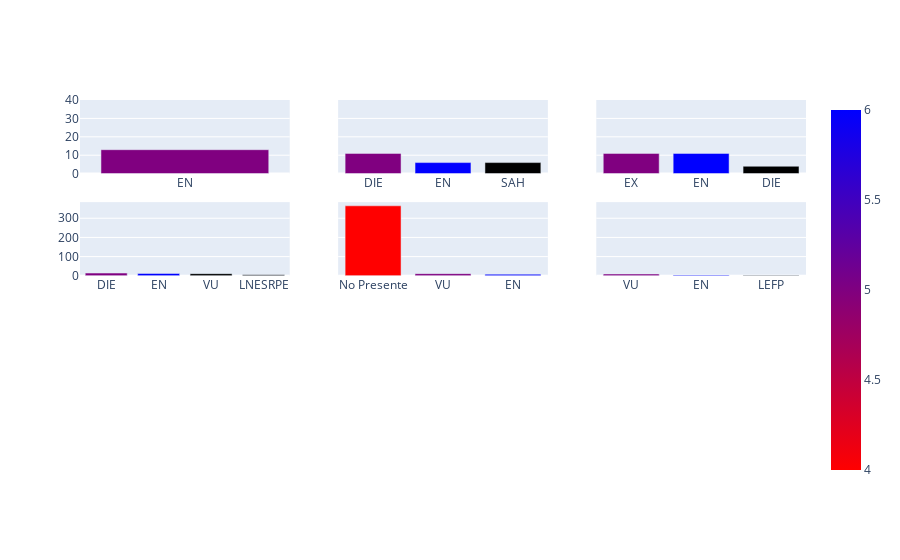

Notebook cell for this chart:
### Code cell
fig2 = make_subplots(rows=4, cols=3, shared_yaxes=True)

fig2.add_trace(go.Bar(x=df_final['GAL'].unique(), y=(df_final['GAL'].value_counts()),
                    marker=dict(color=[4, 5, 6], coloraxis="coloraxis")),
              1, 1)


fig2.add_trace(go.Bar(x=df_final['MAD'].unique(), y=(df_final['MAD'].value_counts()),
                    marker=dict(color=[4, 5, 6], coloraxis="coloraxis")),
              1, 2)

fig2.add_trace(go.Bar(x=df_final['MUR'].unique(), y=(df_final['MUR'].value_counts()),
                    marker=dict(color=[4, 5, 6], coloraxis="coloraxis")),
              1, 3)

fig2.add_trace(go.Bar(x=df_final['NAV'].unique(), y=(df_final['NAV'].value_counts()),
                    marker=dict(color=[4, 5, 6], coloraxis="coloraxis")),
              2, 1)


fig2.add_trace(go.Bar(x=df_final['RIO'].unique(), y=(df_final['RIO'].value_counts()),
                    marker=dict(color=[4, 5, 6], coloraxis="coloraxis")),
              2, 2)


fig2.add_trace(go.Bar(x=df_final['VAL'].unique(), y=(df_final['VAL'].value_counts()),
                    marker=dict(color=[4, 5, 6], coloraxis="coloraxis")),
               2, 3)
               
fig2.update_layout(coloraxis=dict(colorscale='Bluered_r'), showlegend=False)
fig2.show()

### Figure 1 — Plotly figure (JSON) as saved in the notebook; plotly's stock layout.template omitted (floating-point values rounded to 4 significant figures)
{"data": [{"marker": {"color": [4, 5, 6], "coloraxis": "coloraxis"}, "type": "bar", "x": [null, "EN", "VU"], "xaxis": "x", "y": [17, 13], "yaxis": "y"}, {"marker": {"color": [4, 5, 6], "coloraxis": "coloraxis"}, "type": "bar", "x": [null, "DIE", "EN", "SAH", "VU"], "xaxis": "x2", "y": [38, 11, 6, 6], "yaxis": "y2"}, {"marker": {"color": [4, 5, 6], "coloraxis": "coloraxis"}, "type": "bar", "x": [null, "EX", "EN", "DIE", "VU"], "xaxis": "x3", "y": [16, 11, 11, 4], "yaxis": "y3"}, {"marker": {"color": [4, 5, 6], "coloraxis": "coloraxis"}, "type": "bar", "x": [null, "DIE", "EN", "VU", "LNESRPE", "SAH"], "xaxis": "x4", "y": [45, 14, 12, 11, 5], "yaxis": "y4"}, {"marker": {"color": [4, 5, 6], "coloraxis": "coloraxis"}, "type": "bar", "x": ["No Presente", "VU", "EN"], "xaxis": "x5", "y": [365, 11, 8], "yaxis": "y5"}, {"marker": {"color": [4, 5, 6], "coloraxis": "coloraxis"}, "type": "bar", "x": [null, "VU", "EN", "LEFP", "TUTEL"], "xaxis": "x6", "y": [27, 9, 4, 2], "yaxis": "y6"}], "layout": {"coloraxis": {"colorscale": [[0, "rgb(255,0,0)"], [1, "rgb(0,0,255)"]]}, "showlegend": false, "xaxis": {"anchor": "y", "domain": [0, 0.2889]}, "xaxis10": {"anchor": "y10", "domain": [0, 0.2889]}, "xaxis11": {"anchor": "y11", "domain": [0.3556, 0.6444]}, "xaxis12": {"anchor": "y12", "domain": [0.7111, 1]}, "xaxis2": {"anchor": "y2", "domain": [0.3556, 0.6444]}, "xaxis3": {"anchor": "y3", "domain": [0.7111, 1]}, "xaxis4": {"anchor": "y4", "domain": [0, 0.2889]}, "xaxis5": {"anchor": "y5", "domain": [0.3556, 0.6444]}, "xaxis6": {"anchor": "y6", "domain": [0.7111, 1]}, "xaxis7": {"anchor": "y7", "domain": [0, 0.2889]}, "xaxis8": {"anchor": "y8", "domain": [0.3556, 0.6444]}, "xaxis9": {"anchor": "y9", "domain": [0.7111, 1]}, "yaxis": {"anchor": "x", "domain": [0.8063, 1]}, "yaxis10": {"anchor": "x10", "domain": [0, 0.1938]}, "yaxis11": {"anchor": "x11", "domain": [0, 0.1938], "matches": "y10", "showticklabels": false}, "yaxis12": {"anchor": "x12", "domain": [0, 0.1938], "matches": "y10", "showticklabels": false}, "yaxis2": {"anchor": "x2", "domain": [0.8063, 1], "matches": "y", "showticklabels": false}, "yaxis3": {"anchor": "x3", "domain": [0.8063, 1], "matches": "y", "showticklabels": false}, "yaxis4": {"anchor": "x4", "domain": [0.5375, 0.7312]}, "yaxis5": {"anchor": "x5", "domain": [0.5375, 0.7312], "matches": "y4", "showticklabels": false}, "yaxis6": {"anchor": "x6", "domain": [0.5375, 0.7312], "matches": "y4", "showticklabels": false}, "yaxis7": {"anchor": "x7", "domain": [0.2687, 0.4625]}, "yaxis8": {"anchor": "x8", "domain": [0.2687, 0.4625], "matches": "y7", "showticklabels": false}, "yaxis9": {"anchor": "x9", "domain": [0.2687, 0.4625], "matches": "y7", "showticklabels": false}}}
